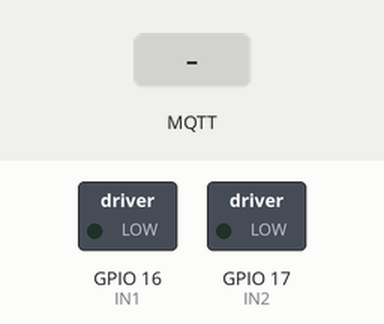
This sketch was run on a simulated ESP32. On the bench: switched loads named in the sketch (green lamp = pin HIGH). The test bench sets the inputs (shaded band). WiFi joins after 1.5 s; servers stay silent unless stated; EEPROM starts erased; no MQTT or app messages arrive unless stated; what the sketch prints to the serial monitor is not drawn.

Above: at 2.7 s.
2.8 s: MQTT message "reverse" arrives on the second subscribed topic
At 4.0 s:
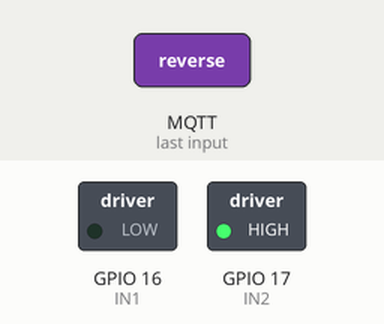
4.3 s: MQTT message "5" arrives on the first subscribed topic
At 5.5 s:
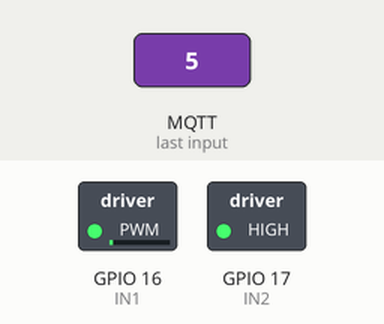
5.8 s: MQTT message "90" arrives on the first subscribed topic
At 7.8 s:
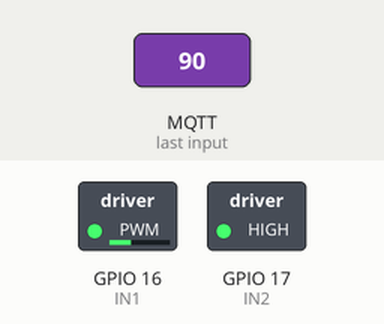
8.1 s: MQTT message "forward" arrives on the second subscribed topic
At 9.3 s:
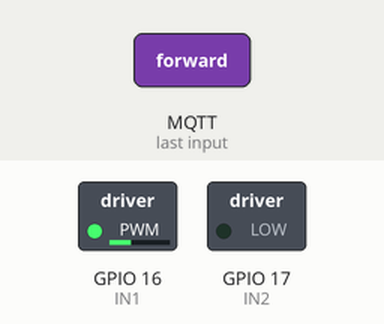
9.6 s: MQTT message "forward" arrives on the first subscribed topic
At 11.7 s:
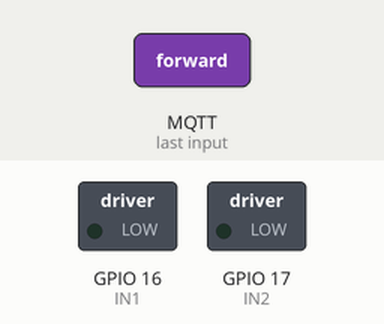
Timing chart, 0 to 13.0 s (numbered marks = the images above; inputs shaded):
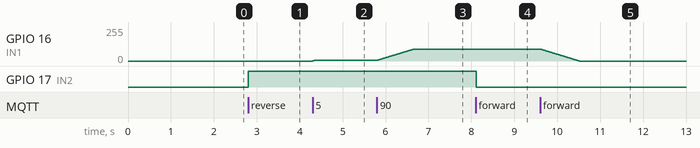

The sketch:

ESP32_Train_Controller.ino
```cpp
#include <WiFi.h>
#include <PubSubClient.h>
#include <Preferences.h>

// WiFi details
#include "secrets.h"

// GPIO definitions
#define IN1 16
#define IN2 17
#define PWM_CHANNEL 0
#define PWM_FREQ 1000
#define PWM_RESOLUTION 8

Preferences prefs;

// config variables
String train_name = "DefaultTrain";
int maxSpeed = 255;
int accelRate = 1;

// dynamic unique id
char train_id[8]; // 4 hex characters
char topic_speed[64];
char topic_direction[64];
char topic_status[64];
char topic_name[64];
char topic_config_name[64];
char topic_config_maxspeed[64];
char topic_config_accelrate[64];

WiFiClient espClient;
PubSubClient client(espClient);

int targetSpeed = 0;
int currentSpeed = 0;
String direction = "stop";

// watchdog
unsigned long lastMsgTime = 0;
unsigned long watchdogTimeout = 5000;

void buildTopics() {
  sprintf(topic_speed, "train/%s/speed", train_id);
  sprintf(topic_direction, "train/%s/direction", train_id);
  sprintf(topic_status, "train/%s/status", train_id);
  sprintf(topic_name, "train/%s/name", train_id);
  sprintf(topic_config_name, "train/%s/config/friendlyname", train_id);
  sprintf(topic_config_maxspeed, "train/%s/config/maxspeed", train_id);
  sprintf(topic_config_accelrate, "train/%s/config/accelrate", train_id);
}

void setup_wifi() {
  WiFi.begin(ssid, password);
  while (WiFi.status() != WL_CONNECTED) {
    delay(500);
    Serial.print(".");
  }
  Serial.println("WiFi connected");
}

void callback(char* topic, byte* payload, unsigned int length) {
  String msg;
  for (unsigned int i=0; i<length; i++) msg += (char)payload[i];

  if (String(topic) == topic_speed) {
    targetSpeed = constrain(msg.toInt(), 0, 255);
  }
  if (String(topic) == topic_direction) {
    direction = msg;
  }
  if (String(topic) == topic_config_name) {
    prefs.putString("name", msg);
    train_name = prefs.getString("name", "DefaultTrain");
    client.publish(topic_name, train_name.c_str());
  }
  if (String(topic) == topic_config_maxspeed) {
    int ms = constrain(msg.toInt(), 0, 255);
    prefs.putInt("maxspeed", ms);
    maxSpeed = ms;
  }
  if (String(topic) == topic_config_accelrate) {
    int ar = constrain(msg.toInt(), 1, 10);
    prefs.putInt("accelrate", ar);
    accelRate = ar;
  }
  lastMsgTime = millis();
}

void reconnect() {
  while (!client.connected()) {
if (client.connect(train_id, mqtt_user, mqtt_pass)) {
      client.subscribe(topic_speed);
      client.subscribe(topic_direction);
      client.subscribe(topic_config_name);
      client.subscribe(topic_config_maxspeed);
      client.subscribe(topic_config_accelrate);
      client.publish(topic_name, train_name.c_str());
    } else {
      delay(2000);
    }
  }
}

void updateMotor() {
  if (targetSpeed > maxSpeed) targetSpeed = maxSpeed;

  if (currentSpeed < targetSpeed) currentSpeed += accelRate;
  if (currentSpeed > targetSpeed) currentSpeed -= accelRate;
  if (abs(currentSpeed - targetSpeed) < accelRate) currentSpeed = targetSpeed;

  if (direction == "forward") {
    digitalWrite(IN2, LOW);
    ledcWrite(PWM_CHANNEL, currentSpeed);
  } else if (direction == "reverse") {
    digitalWrite(IN2, HIGH);
    ledcWrite(PWM_CHANNEL, currentSpeed);
  } else {
    digitalWrite(IN2, LOW);
    ledcWrite(PWM_CHANNEL, 0);
  }

  static unsigned long lastStatus = 0;
  if (millis() - lastStatus > 1000) {
    char report[64];
    snprintf(report, sizeof(report), "speed=%d direction=%s", currentSpeed, direction.c_str());
    client.publish(topic_status, report);
    lastStatus = millis();
  }
}

void setup() {
  Serial.begin(115200);

  uint64_t chipid = ESP.getEfuseMac();
  uint16_t shortid = (uint16_t)(chipid & 0xFFFF);
  sprintf(train_id, "%04X", shortid);

  prefs.begin("trainprefs", false);
  train_name = prefs.getString("name", "DefaultTrain");
  maxSpeed = prefs.getInt("maxspeed", 255);
  accelRate = prefs.getInt("accelrate", 1);

  buildTopics();

  pinMode(IN1, OUTPUT);
  pinMode(IN2, OUTPUT);
  ledcSetup(PWM_CHANNEL, PWM_FREQ, PWM_RESOLUTION);
  ledcAttachPin(IN1, PWM_CHANNEL);
  ledcWrite(PWM_CHANNEL, 0);

  setup_wifi();
  client.setServer(mqtt_server, 1883);
  client.setCallback(callback);

  lastMsgTime = millis();
}

void loop() {
  if (!client.connected()) reconnect();
  client.loop();

  updateMotor();

  if (millis() - lastMsgTime > watchdogTimeout) {
    targetSpeed = 0;
    direction = "stop";
  }
  delay(10);
}
```

secrets_template.h
```cpp
#pragma once

const char* ssid = "YOUR_WIFI_SSID";
const char* password = "YOUR_WIFI_PASSWORD";
const char* mqtt_server = "192.168.1.50";  // your Pi's IP
const char* mqtt_user = "myuser";
const char* mqtt_pass = "mypassword";
```

Measured:
- after the input at 2.8 s, GPIO 17 (IN2): LOW → HIGH at once
- after the input at 4.3 s, GPIO 16 (IN1): 0/255 → 5/255 at once
- after the input at 5.8 s, GPIO 16 (IN1): moves from 5/255 to 90/255 over 0.86 s, starting at once
- after the input at 8.1 s, GPIO 17 (IN2): HIGH → LOW at once
- after the input at 9.6 s, GPIO 16 (IN1): moves from 90/255 to 0/255 over 0.91 s, starting at once
